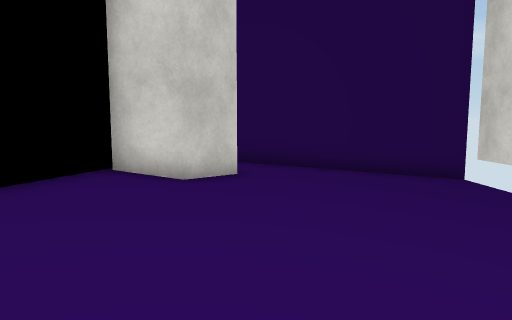
[1] (above)

14 first-person views from a walk through a Unity game level. The camera is 1.3 m above the floor, tilts 6° down and sees 70° across. The floor is counted in squares, 1 m on a side. Each view is taken from the middle of a square. On the plan, view 1 faces up. The plan holds only what a view shows up to about 15 squares ahead; the rest is blank. The place goes on beyond the plan. The player is left out. Some surface patterns are stand-ins.

[2]
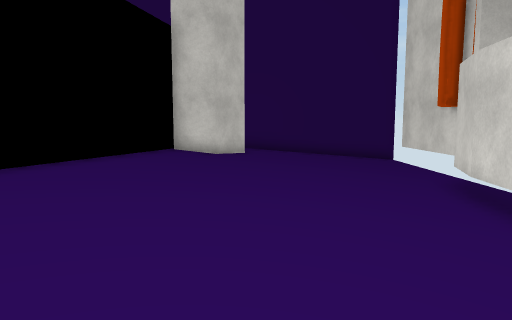

[3]
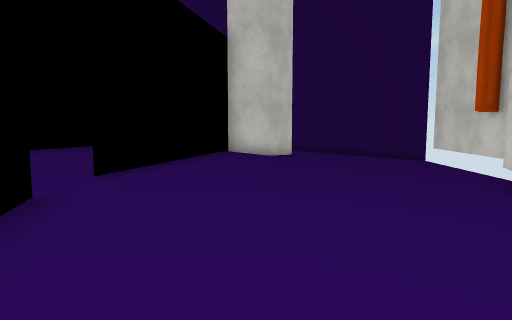

[4]
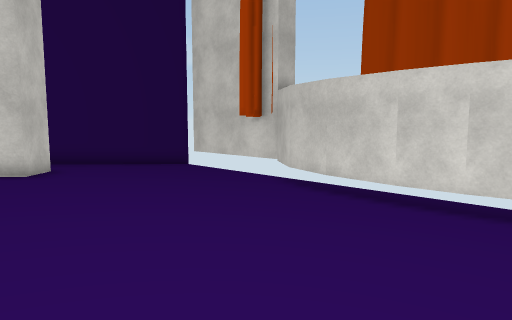

[5]
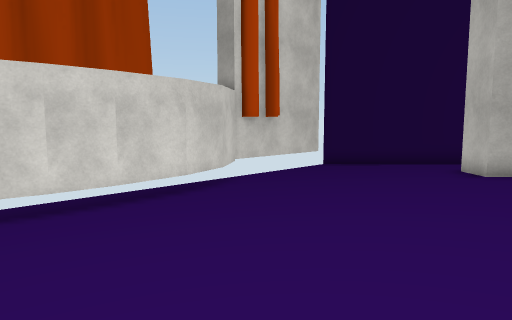

[6]
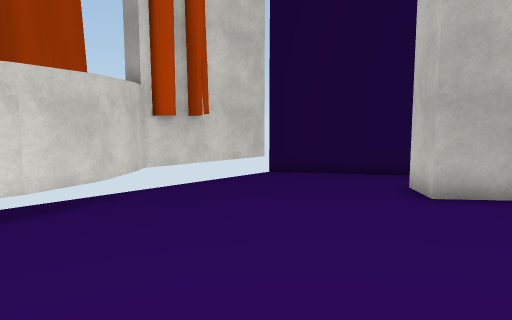

[7]
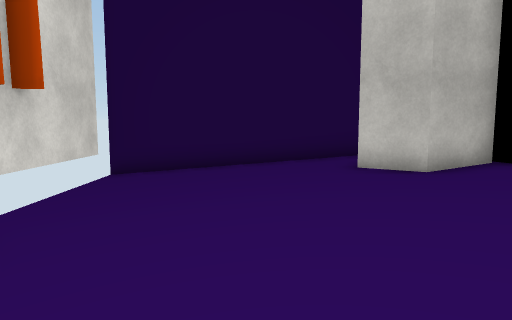

[8]
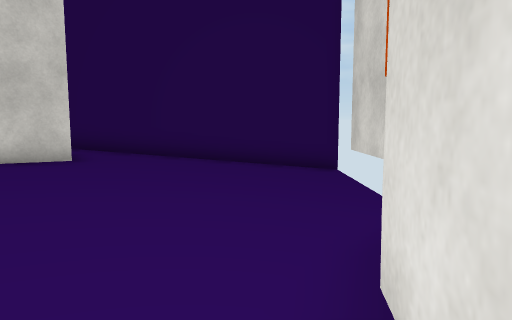

[9]
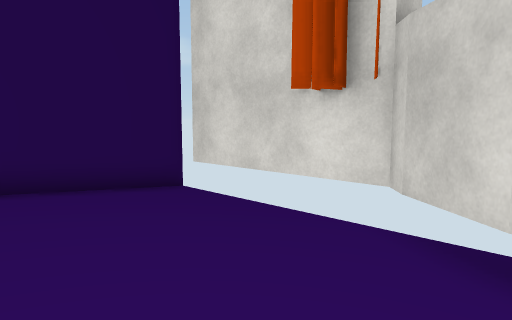

[10]
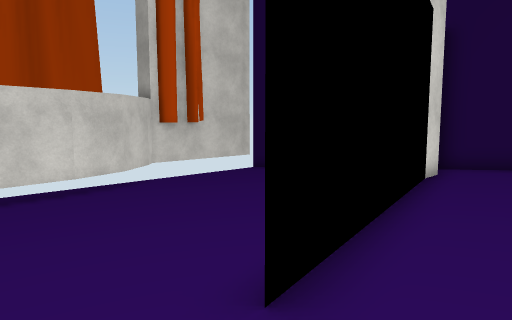

[11]
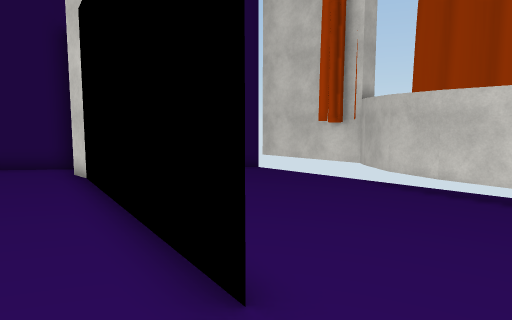

[12]
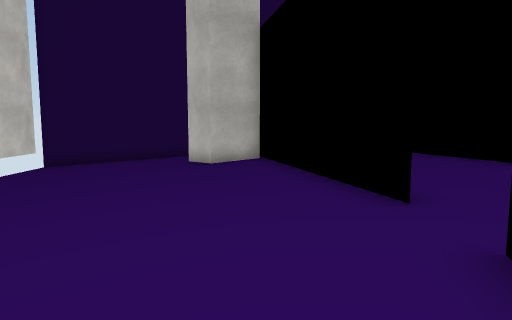

[13]
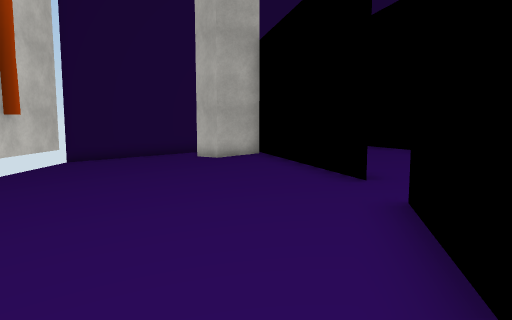

[14]
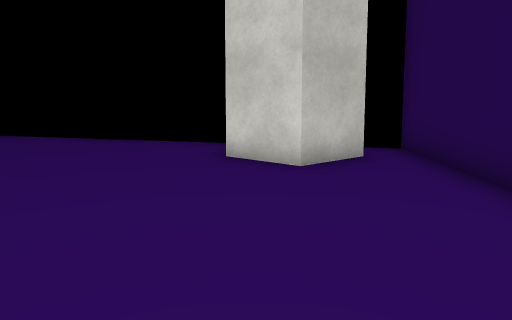

### Floor plan
Key: @ floor where view 1 was taken; # wall or solid block; . main floor; : floor 0.25 m higher than the main floor; - floor 0.25 m lower than the main floor; + floor 0.5 m higher than the main floor; * floor 0.75 m higher than the main floor.
Columns run from 7 left of view 1 to 7 right of it. Each row starts with its distance up from view 1.
 12   #############
 11   *+#+:::...--#
 10   *+###::...--#
  9   *+###::...--#
  8   *+###::...--#
  7   *##+:::...--#
  6  ** ++:::...--#
  5 *** ++:::...-##
  4 *** ++:::...-#
  3 **  ++:::...##
  2 ** +++:::...#
  1 ** +++:::...#
  0 **#+++:@:...#
 -1  **+++:::...#
 -2 **#+++:::...#
 -3 ** +++:::...#
 -4 ** +++:::...#
 -5 **  ++:::...##
 -6 *** ++:::...-#
 -7 *** ++:::...-##
 -8 *** ++:::...--#
 -9   *  #:::...--#
-10   *+###::...--#
-11   *+###::...--#
-12   *+# #::...--#
-13   ### #########

Positions as (right, up) in squares from view 1, and headings:
1: (0, 0), facing up
2: (0, -6), facing up
3: (-2, -7), facing up
4: (-4, -4), facing up-right
5: (-4, 2), facing down-right
6: (-4, -2), facing down-right
7: (2, -2), facing down
8: (4, 0), facing up
9: (1, 3), facing up-right
10: (-7, 0), facing down-right
11: (-7, -2), facing up-right
12: (-3, 3), facing down
13: (-3, 5), facing down
14: (6, 8), facing left
